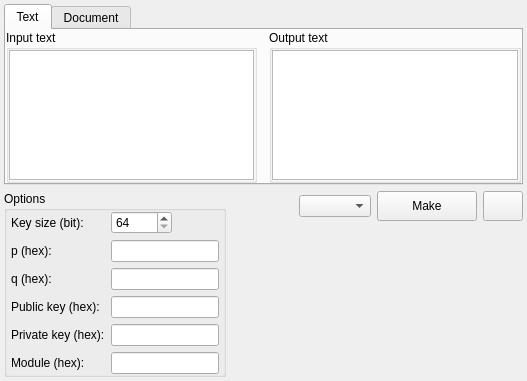
<?xml version="1.0" encoding="UTF-8"?>
<ui version="4.0">
 <class>RSA</class>
 <widget class="QWidget" name="RSA">
  <property name="geometry">
   <rect>
    <x>0</x>
    <y>0</y>
    <width>527</width>
    <height>381</height>
   </rect>
  </property>
  <property name="windowTitle">
   <string>Form</string>
  </property>
  <layout class="QVBoxLayout" name="verticalLayout_6">
   <property name="leftMargin">
    <number>4</number>
   </property>
   <property name="topMargin">
    <number>4</number>
   </property>
   <property name="rightMargin">
    <number>4</number>
   </property>
   <property name="bottomMargin">
    <number>4</number>
   </property>
   <item>
    <widget class="QTabWidget" name="tab_widget">
     <property name="maximumSize">
      <size>
       <width>16777215</width>
       <height>400</height>
      </size>
     </property>
     <property name="currentIndex">
      <number>0</number>
     </property>
     <widget class="QWidget" name="tab_text">
      <attribute name="title">
       <string>Text</string>
      </attribute>
      <layout class="QHBoxLayout" name="horizontalLayout">
       <property name="spacing">
        <number>12</number>
       </property>
       <property name="leftMargin">
        <number>0</number>
       </property>
       <property name="topMargin">
        <number>0</number>
       </property>
       <property name="rightMargin">
        <number>0</number>
       </property>
       <property name="bottomMargin">
        <number>0</number>
       </property>
       <item>
        <widget class="QGroupBox" name="group_box_input">
         <property name="title">
          <string>Input text</string>
         </property>
         <layout class="QVBoxLayout" name="verticalLayout">
          <property name="leftMargin">
           <number>0</number>
          </property>
          <property name="topMargin">
           <number>0</number>
          </property>
          <property name="rightMargin">
           <number>0</number>
          </property>
          <property name="bottomMargin">
           <number>0</number>
          </property>
          <item>
           <widget class="QTextEdit" name="text_edit_input"/>
          </item>
         </layout>
        </widget>
       </item>
       <item>
        <widget class="QGroupBox" name="group_box_output">
         <property name="title">
          <string>Output text</string>
         </property>
         <layout class="QVBoxLayout" name="verticalLayout_2">
          <property name="leftMargin">
           <number>0</number>
          </property>
          <property name="topMargin">
           <number>0</number>
          </property>
          <property name="rightMargin">
           <number>0</number>
          </property>
          <property name="bottomMargin">
           <number>0</number>
          </property>
          <item>
           <widget class="QTextEdit" name="text_edit_output">
            <property name="readOnly">
             <bool>true</bool>
            </property>
           </widget>
          </item>
         </layout>
        </widget>
       </item>
      </layout>
     </widget>
     <widget class="QWidget" name="tab_document">
      <attribute name="title">
       <string>Document</string>
      </attribute>
     </widget>
    </widget>
   </item>
   <item>
    <layout class="QHBoxLayout" name="horizontal_layout_1">
     <item>
      <layout class="QVBoxLayout" name="vertical_layout_2">
       <item>
        <widget class="QGroupBox" name="group_box_options">
         <property name="maximumSize">
          <size>
           <width>400</width>
           <height>16777215</height>
          </size>
         </property>
         <property name="title">
          <string>Options</string>
         </property>
         <layout class="QVBoxLayout" name="verticalLayout_3">
          <property name="leftMargin">
           <number>0</number>
          </property>
          <property name="topMargin">
           <number>0</number>
          </property>
          <property name="rightMargin">
           <number>0</number>
          </property>
          <property name="bottomMargin">
           <number>0</number>
          </property>
          <item>
           <layout class="QFormLayout" name="form_layout_options">
            <property name="fieldGrowthPolicy">
             <enum>QFormLayout::ExpandingFieldsGrow</enum>
            </property>
            <property name="leftMargin">
             <number>4</number>
            </property>
            <property name="rightMargin">
             <number>4</number>
            </property>
            <item row="0" column="0">
             <widget class="QLabel" name="label_key_size">
              <property name="text">
               <string>Key size (bit):</string>
              </property>
             </widget>
            </item>
            <item row="0" column="1">
             <widget class="QSpinBox" name="spin_box_key_size">
              <property name="minimum">
               <number>64</number>
              </property>
              <property name="maximum">
               <number>99999</number>
              </property>
             </widget>
            </item>
            <item row="3" column="0">
             <widget class="QLabel" name="label_public_key">
              <property name="text">
               <string>Public key (hex):</string>
              </property>
             </widget>
            </item>
            <item row="4" column="0">
             <widget class="QLabel" name="label_private_key">
              <property name="text">
               <string>Private key (hex):</string>
              </property>
             </widget>
            </item>
            <item row="3" column="1">
             <widget class="QLineEdit" name="line_edit_public_key"/>
            </item>
            <item row="4" column="1">
             <widget class="QLineEdit" name="line_edit_private_key"/>
            </item>
            <item row="5" column="0">
             <widget class="QLabel" name="label_module">
              <property name="text">
               <string>Module (hex):</string>
              </property>
             </widget>
            </item>
            <item row="5" column="1">
             <widget class="QLineEdit" name="line_edit_module"/>
            </item>
            <item row="1" column="0">
             <widget class="QLabel" name="label_p">
              <property name="text">
               <string>p (hex):</string>
              </property>
             </widget>
            </item>
            <item row="2" column="0">
             <widget class="QLabel" name="label_q">
              <property name="text">
               <string>q (hex):</string>
              </property>
             </widget>
            </item>
            <item row="1" column="1">
             <widget class="QLineEdit" name="line_edit_p"/>
            </item>
            <item row="2" column="1">
             <widget class="QLineEdit" name="line_edit_q"/>
            </item>
           </layout>
          </item>
         </layout>
        </widget>
       </item>
       <item>
        <spacer name="vertical_spacer_2">
         <property name="orientation">
          <enum>Qt::Vertical</enum>
         </property>
         <property name="sizeHint" stdset="0">
          <size>
           <width>20</width>
           <height>0</height>
          </size>
         </property>
        </spacer>
       </item>
      </layout>
     </item>
     <item>
      <spacer name="horizontal_spacer_1">
       <property name="orientation">
        <enum>Qt::Horizontal</enum>
       </property>
       <property name="sizeHint" stdset="0">
        <size>
         <width>40</width>
         <height>20</height>
        </size>
       </property>
      </spacer>
     </item>
     <item>
      <layout class="QVBoxLayout" name="vertical_layout_1">
       <item>
        <layout class="QHBoxLayout" name="horizontal_layout_2">
         <item>
          <widget class="QComboBox" name="combo_box_enc_proc"/>
         </item>
         <item>
          <widget class="QPushButton" name="button_make">
           <property name="minimumSize">
            <size>
             <width>100</width>
             <height>30</height>
            </size>
           </property>
           <property name="maximumSize">
            <size>
             <width>16777215</width>
             <height>16777215</height>
            </size>
           </property>
           <property name="text">
            <string>Make</string>
           </property>
          </widget>
         </item>
         <item>
          <widget class="QPushButton" name="button_options">
           <property name="minimumSize">
            <size>
             <width>0</width>
             <height>30</height>
            </size>
           </property>
           <property name="text">
            <string/>
           </property>
          </widget>
         </item>
        </layout>
       </item>
       <item>
        <spacer name="vertical_spacer_1">
         <property name="orientation">
          <enum>Qt::Vertical</enum>
         </property>
         <property name="sizeHint" stdset="0">
          <size>
           <width>20</width>
           <height>40</height>
          </size>
         </property>
        </spacer>
       </item>
      </layout>
     </item>
    </layout>
   </item>
   <item>
    <spacer name="vertical_spacer_3">
     <property name="orientation">
      <enum>Qt::Vertical</enum>
     </property>
     <property name="sizeHint" stdset="0">
      <size>
       <width>20</width>
       <height>63</height>
      </size>
     </property>
    </spacer>
   </item>
  </layout>
 </widget>
 <resources/>
 <connections/>
</ui>
